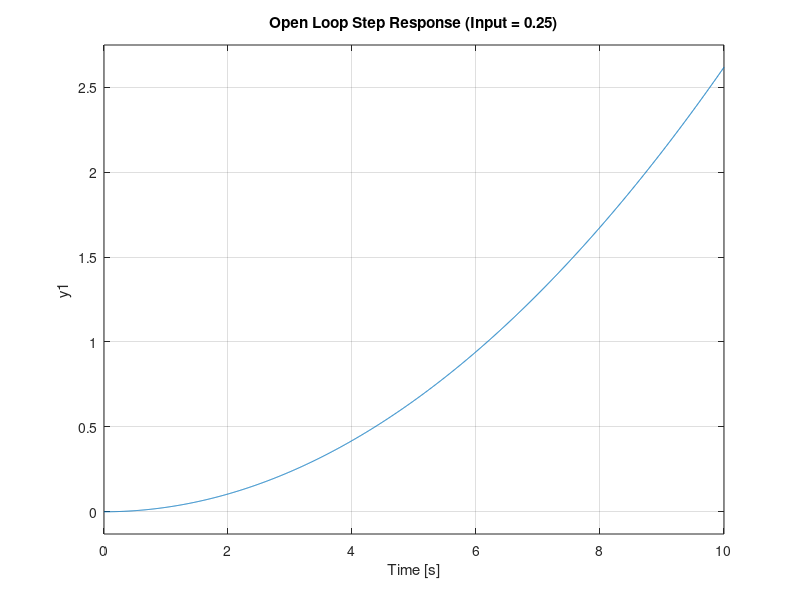

Here is the MATLAB script that generated this plot: (Note: this script raises an error after producing the figure.)
s = tf('s'); 
 
alpha = 0; 
 
m = 0.11; 
R = 0.015; 
d = 0.03; 
g = -9.8; 
L = 1.0; 
I = 0.00000999; 
 
Y = -m*g*(d/L); 
Theta = (s^2)*((I/R^2)+m); 
 
G = Y/Theta; 
 
R = 0.25; 
 
figure; 
step(R * G);  
title('Open Loop Step Response (Input = 0.25)'); 
 
S = stepinfo(R * G); 
disp('Step Response Characteristics:'); 
disp(S); 
